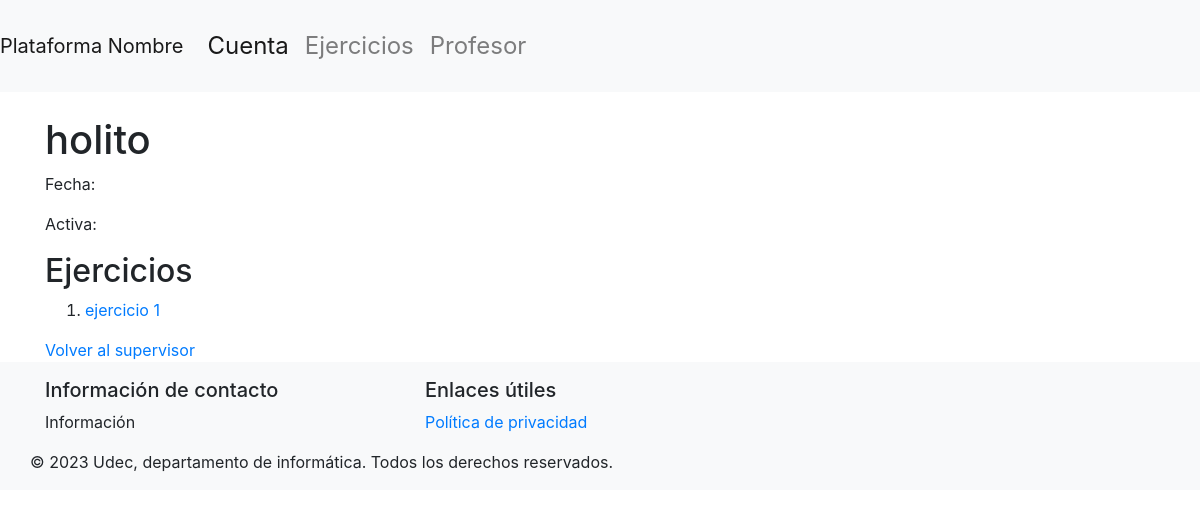
The page /dashDocente/1/serie/1 (signed in) on the database as committed earlier.
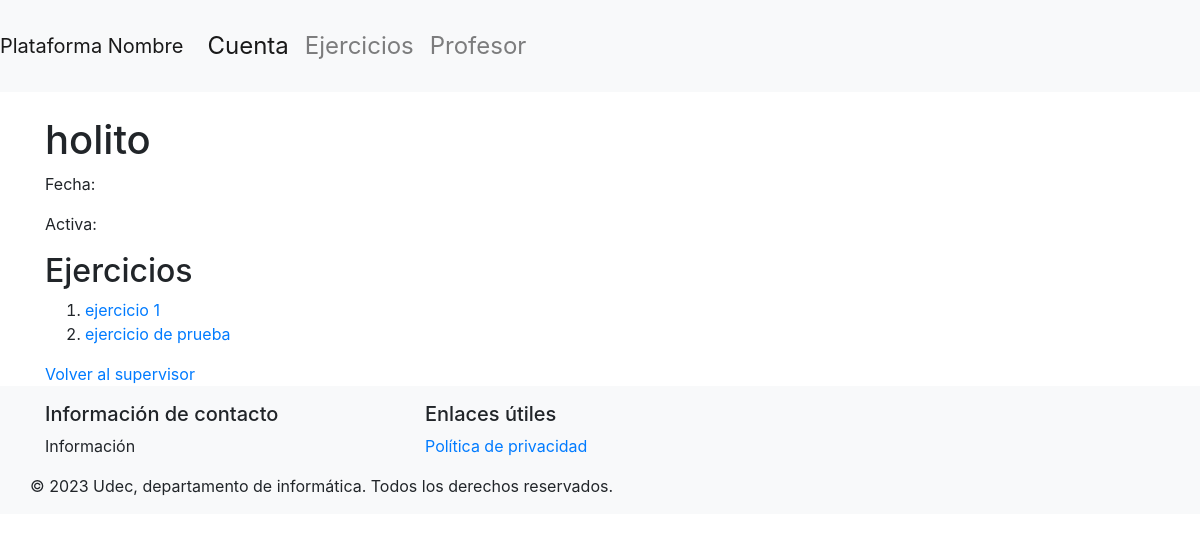
The same page on the database as committed later.
### basedatos/modelos.py (models this page shows, shortened)
class Ejercicio(db.Model):
    id = db.Column(db.Integer, primary_key=True)
    nombre = db.Column(db.String(50), nullable=False)
    path_ejercicio = db.Column(db.String(200), nullable=False)
    enunciado = db.Column(db.String(), nullable=False)
    id_serie = db.Column(db.Integer, db.ForeignKey('serie.id'), nullable=False)
    serie = db.relationship('Serie', back_populates='ejercicios')

### main.py (the view)
@app.route('/dashDocente/<int:supervisor_id>/serie/<int:id>')
@login_required
def detallesSeries(supervisor_id, id):
    if not verify_supervisor(supervisor_id):
        flash('No tienes permiso para acceder a este dashboard. Debes ser un Supervisor.', 'danger')
        return redirect(url_for('login'))
    serie = Serie.query.get(id)
    ejercicios = Ejercicio.query.filter_by(id_serie=id).all()
    return render_template('detallesSerie.html', serie=serie, ejercicios=ejercicios, supervisor_id=supervisor_id)

### basedatos/modelos.py (called while the page is built)
    @property
    def is_authenticated(self):
        return True

### main.py (called while the page is built)
@login_manager.user_loader
def load_user(user_id):
    if user_id.startswith("e"):
        user = db.session.get(Estudiante, int(user_id[1:]))
    elif user_id.startswith("s"):
        user = db.session.get(Supervisor, int(user_id[1:]))
    else:
        return None
    return user

def verify_supervisor(supervisor_id):
    if not isinstance(current_user, Supervisor):
        flash('No tienes permiso para acceder a este dashboard. Debes ser un Supervisor.', 'danger')
        return False
    if current_user.id != supervisor_id:
        flash('No tienes permiso para acceder a este dashboard.', 'danger')
        return False
    return True

### templates/detallesSerie.html (shortened to what this page needs)
{% extends "layout.html" %}
{% block content %}
<h1>{{ serie.nombre }}</h1>
<p>Fecha: {{ serie.fecha }}</p>
<p>Activa: {{ serie.activa }}</p>
<h2>Ejercicios</h2>
<ol>
    {% for ejercicio in ejercicios %}
        <li>
            <a href="{{ url_for('detallesEjercicio', supervisor_id=supervisor_id, id=ejercicio.id) }}">{{ ejercicio.nombre }}</a>
        </li>
    {% endfor %}
    </ol>
<a href="{{ url_for('dashDocente', supervisor_id=supervisor_id) }}">Volver al supervisor</a>
{% endblock %}

Rows that differ between the two databases and show on the page:
added Ejercicio: nombre "ejercicio de prueba"
